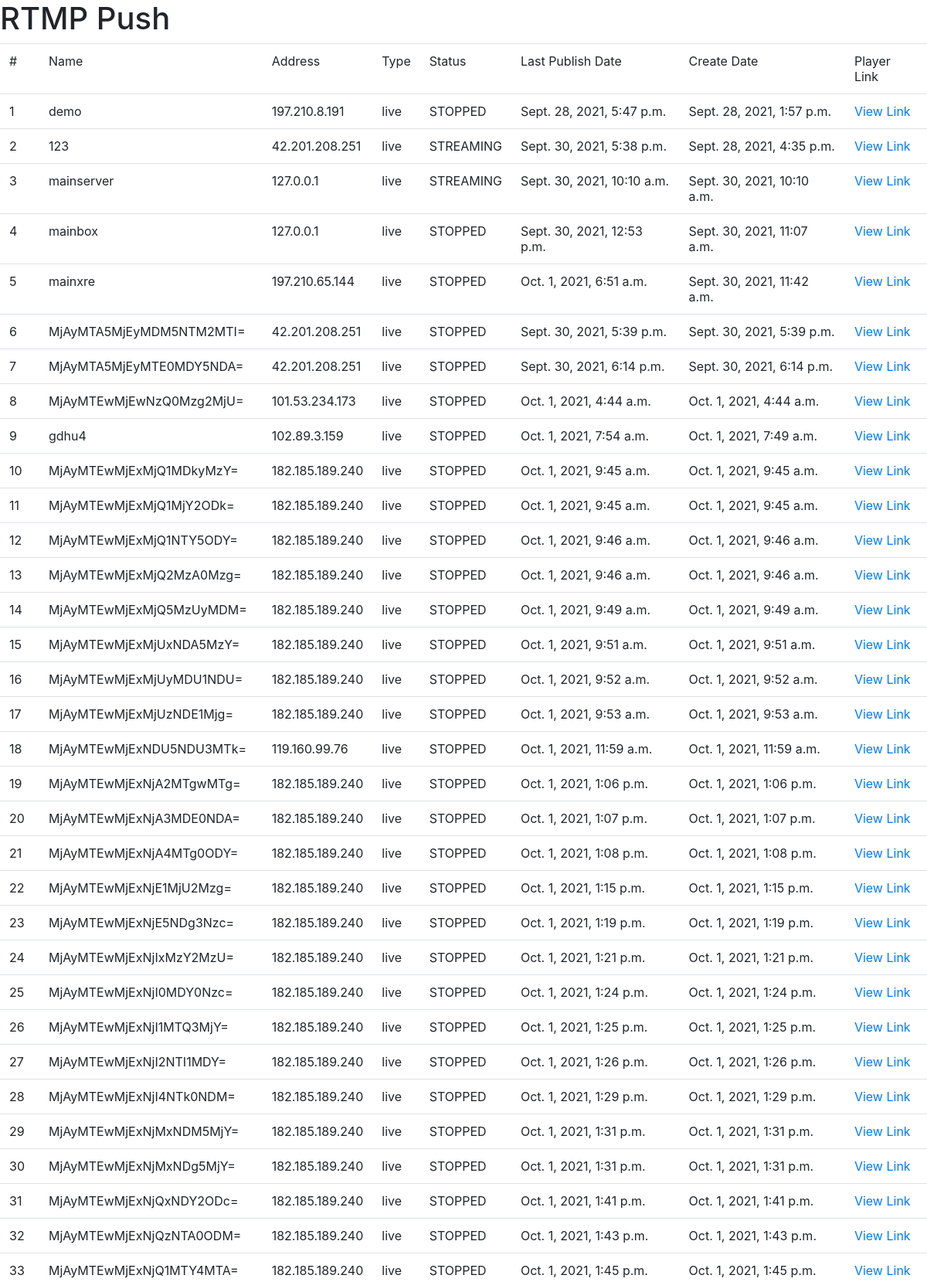
The page / (upper part) on the database its author committed.
### models/models.py (models this page shows)
class Stream(models.Model):
       id                   = models.AutoField(primary_key=True)
       name                 = models.CharField(max_length=20)
       type                 = models.CharField(max_length=200)
       address              = models.CharField(max_length=200)
       lastpubdate          = models.DateTimeField(default=datetime.now)
       status               = models.IntegerField(default=0)
       createdate           = models.DateTimeField(default=datetime.now)

### web/views.py (the view)
# urls.py: path('',index,name='index'),
def index(request):
    streamdata={}
    streams= Stream.objects.all()
    streamdata['streams']=streams
    print(streamdata)
    return render(request, 'web/index.html', streamdata)

### templates/web/index.html (shortened to what this page needs)
<html>
    <link rel="stylesheet" href="https://cdnjs.cloudflare.com/ajax/libs/font-awesome/6.0.0-beta2/css/all.min.css" />
    <link rel="stylesheet" href="https://stackpath.bootstrapcdn.com/bootstrap/4.1.3/css/bootstrap.min.css">
    <body>
        <h1>RTMP Push</h1>
        <div class="table-responsive">
            <table class="table">
            <thead>
                <td scope="col">#</td>
                <td scope="col">Name</td>
                <td scope="col">Address</td>
                <td scope="col">Type</td>
                <td scope="col">Status</td>
                <td scope="col">Last Publish Date</td>
                <td scope="col">Create Date</td>
                <td scope="col">Player Link</td>
            </thead>
            <tbody>
            {% for stream in streams %}
            <tr>
                <td>{{ stream.id }}</td>
                <td>{{ stream.name }}</td>
                <td>{{ stream.address }}</td>
                <td>{{ stream.type }}</td>
                <td>{% if stream.status > 0  %}STREAMING{% else %}STOPPED{% endif %}</td>
                <td>{{ stream.lastpubdate }}</td>
                <td>{{ stream.createdate }}</td>
                <td><a href="http://3.7.200.223/hls/{{ stream.name }}.m3u8">View Link</a></td>
            </tr>
            {% endfor %}
        </tbody>
        </table>
        </div>
    </body>
</html>

### rows shown on the page
Stream: id "1", name "demo", address "197.210.8.191", type "live", status "STOPPED", lastpubdate "Sept. 28, 2021, 5:47 p.m.", createdate "Sept. 28, 2021, 1:57 p.m."
Stream: id "2", name "123", address "42.201.208.251", type "live", status "STREAMING", lastpubdate "Sept. 30, 2021, 5:38 p.m.", createdate "Sept. 28, 2021, 4:35 p.m."
Stream: id "3", name "mainserver", address "127.0.0.1", type "live", status "STREAMING", lastpubdate "Sept. 30, 2021, 10:10 a.m.", createdate "Sept. 30, 2021, 10:10 a.m."
Stream: id "4", name "mainbox", address "127.0.0.1", type "live", status "STOPPED", lastpubdate "Sept. 30, 2021, 12:53 p.m.", createdate "Sept. 30, 2021, 11:07 a.m."
Stream: id "5", name "mainxre", address "197.210.65.144", type "live", status "STOPPED", lastpubdate "Oct. 1, 2021, 6:51 a.m.", createdate "Sept. 30, 2021, 11:42 a.m."
Stream: id "6", name "MjAyMTA5MjEyMDM5NTM2MTI=", address "42.201.208.251", type "live", status "STOPPED", lastpubdate "Sept. 30, 2021, 5:39 p.m.", createdate "Sept. 30, 2021, 5:39 p.m."
Stream: id "7", name "MjAyMTA5MjEyMTE0MDY5NDA=", address "42.201.208.251", type "live", status "STOPPED", lastpubdate "Sept. 30, 2021, 6:14 p.m.", createdate "Sept. 30, 2021, 6:14 p.m."
Stream: id "8", name "MjAyMTEwMjEwNzQ0Mzg2MjU=", address "101.53.234.173", type "live", status "STOPPED", lastpubdate "Oct. 1, 2021, 4:44 a.m.", createdate "Oct. 1, 2021, 4:44 a.m."
Stream: id "9", name "gdhu4", address "102.89.3.159", type "live", status "STOPPED", lastpubdate "Oct. 1, 2021, 7:54 a.m.", createdate "Oct. 1, 2021, 7:49 a.m."
Stream: id "10", name "MjAyMTEwMjExMjQ1MDkyMzY=", address "182.185.189.240", type "live", status "STOPPED", lastpubdate "Oct. 1, 2021, 9:45 a.m.", createdate "Oct. 1, 2021, 9:45 a.m."
Stream: id "11", name "MjAyMTEwMjExMjQ1MjY2ODk=", address "182.185.189.240", type "live", status "STOPPED", lastpubdate "Oct. 1, 2021, 9:45 a.m.", createdate "Oct. 1, 2021, 9:45 a.m."
Stream: id "12", name "MjAyMTEwMjExMjQ1NTY5ODY=", address "182.185.189.240", type "live", status "STOPPED", lastpubdate "Oct. 1, 2021, 9:46 a.m.", createdate "Oct. 1, 2021, 9:46 a.m."
Stream: id "13", name "MjAyMTEwMjExMjQ2MzA0Mzg=", address "182.185.189.240", type "live", status "STOPPED", lastpubdate "Oct. 1, 2021, 9:46 a.m.", createdate "Oct. 1, 2021, 9:46 a.m."
Stream: id "14", name "MjAyMTEwMjExMjQ5MzUyMDM=", address "182.185.189.240", type "live", status "STOPPED", lastpubdate "Oct. 1, 2021, 9:49 a.m.", createdate "Oct. 1, 2021, 9:49 a.m."
Stream: id "15", name "MjAyMTEwMjExMjUxNDA5MzY=", address "182.185.189.240", type "live", status "STOPPED", lastpubdate "Oct. 1, 2021, 9:51 a.m.", createdate "Oct. 1, 2021, 9:51 a.m."
Stream: id "16", name "MjAyMTEwMjExMjUyMDU1NDU=", address "182.185.189.240", type "live", status "STOPPED", lastpubdate "Oct. 1, 2021, 9:52 a.m.", createdate "Oct. 1, 2021, 9:52 a.m."
Stream: id "17", name "MjAyMTEwMjExMjUzNDE1Mjg=", address "182.185.189.240", type "live", status "STOPPED", lastpubdate "Oct. 1, 2021, 9:53 a.m.", createdate "Oct. 1, 2021, 9:53 a.m."
Stream: id "18", name "MjAyMTEwMjExNDU5NDU3MTk=", address "119.160.99.76", type "live", status "STOPPED", lastpubdate "Oct. 1, 2021, 11:59 a.m.", createdate "Oct. 1, 2021, 11:59 a.m."
Stream: id "19", name "MjAyMTEwMjExNjA2MTgwMTg=", address "182.185.189.240", type "live", status "STOPPED", lastpubdate "Oct. 1, 2021, 1:06 p.m.", createdate "Oct. 1, 2021, 1:06 p.m."
Stream: id "20", name "MjAyMTEwMjExNjA3MDE0NDA=", address "182.185.189.240", type "live", status "STOPPED", lastpubdate "Oct. 1, 2021, 1:07 p.m.", createdate "Oct. 1, 2021, 1:07 p.m."
Stream: id "21", name "MjAyMTEwMjExNjA4MTg0ODY=", address "182.185.189.240", type "live", status "STOPPED", lastpubdate "Oct. 1, 2021, 1:08 p.m.", createdate "Oct. 1, 2021, 1:08 p.m."
Stream: id "22", name "MjAyMTEwMjExNjE1MjU2Mzg=", address "182.185.189.240", type "live", status "STOPPED", lastpubdate "Oct. 1, 2021, 1:15 p.m.", createdate "Oct. 1, 2021, 1:15 p.m."
Stream: id "23", name "MjAyMTEwMjExNjE5NDg3Nzc=", address "182.185.189.240", type "live", status "STOPPED", lastpubdate "Oct. 1, 2021, 1:19 p.m.", createdate "Oct. 1, 2021, 1:19 p.m."
Stream: id "24", name "MjAyMTEwMjExNjIxMzY2MzU=", address "182.185.189.240", type "live", status "STOPPED", lastpubdate "Oct. 1, 2021, 1:21 p.m.", createdate "Oct. 1, 2021, 1:21 p.m."
Stream: id "25", name "MjAyMTEwMjExNjI0MDY0Nzc=", address "182.185.189.240", type "live", status "STOPPED", lastpubdate "Oct. 1, 2021, 1:24 p.m.", createdate "Oct. 1, 2021, 1:24 p.m."
Stream: id "26", name "MjAyMTEwMjExNjI1MTQ3MjY=", address "182.185.189.240", type "live", status "STOPPED", lastpubdate "Oct. 1, 2021, 1:25 p.m.", createdate "Oct. 1, 2021, 1:25 p.m."
Stream: id "27", name "MjAyMTEwMjExNjI2NTI1MDY=", address "182.185.189.240", type "live", status "STOPPED", lastpubdate "Oct. 1, 2021, 1:26 p.m.", createdate "Oct. 1, 2021, 1:26 p.m."
Stream: id "28", name "MjAyMTEwMjExNjI4NTk0NDM=", address "182.185.189.240", type "live", status "STOPPED", lastpubdate "Oct. 1, 2021, 1:29 p.m.", createdate "Oct. 1, 2021, 1:29 p.m."
Stream: id "29", name "MjAyMTEwMjExNjMxNDM5MjY=", address "182.185.189.240", type "live", status "STOPPED", lastpubdate "Oct. 1, 2021, 1:31 p.m.", createdate "Oct. 1, 2021, 1:31 p.m."
Stream: id "30", name "MjAyMTEwMjExNjMxNDg5MjY=", address "182.185.189.240", type "live", status "STOPPED", lastpubdate "Oct. 1, 2021, 1:31 p.m.", createdate "Oct. 1, 2021, 1:31 p.m."
Stream: id "31", name "MjAyMTEwMjExNjQxNDY2ODc=", address "182.185.189.240", type "live", status "STOPPED", lastpubdate "Oct. 1, 2021, 1:41 p.m.", createdate "Oct. 1, 2021, 1:41 p.m."
Stream: id "32", name "MjAyMTEwMjExNjQzNTA0ODM=", address "182.185.189.240", type "live", status "STOPPED", lastpubdate "Oct. 1, 2021, 1:43 p.m.", createdate "Oct. 1, 2021, 1:43 p.m."
Stream: id "33", name "MjAyMTEwMjExNjQ1MTY4MTA=", address "182.185.189.240", type "live", status "STOPPED", lastpubdate "Oct. 1, 2021, 1:45 p.m.", createdate "Oct. 1, 2021, 1:45 p.m."
